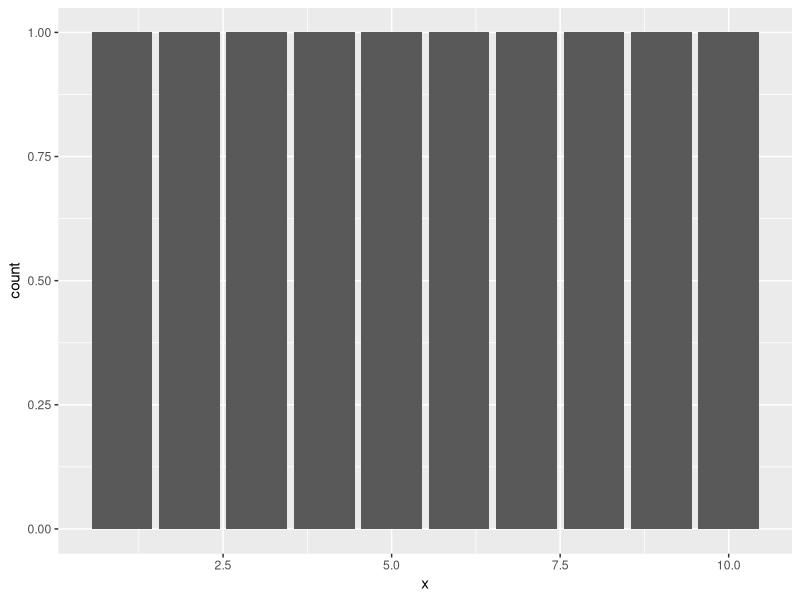
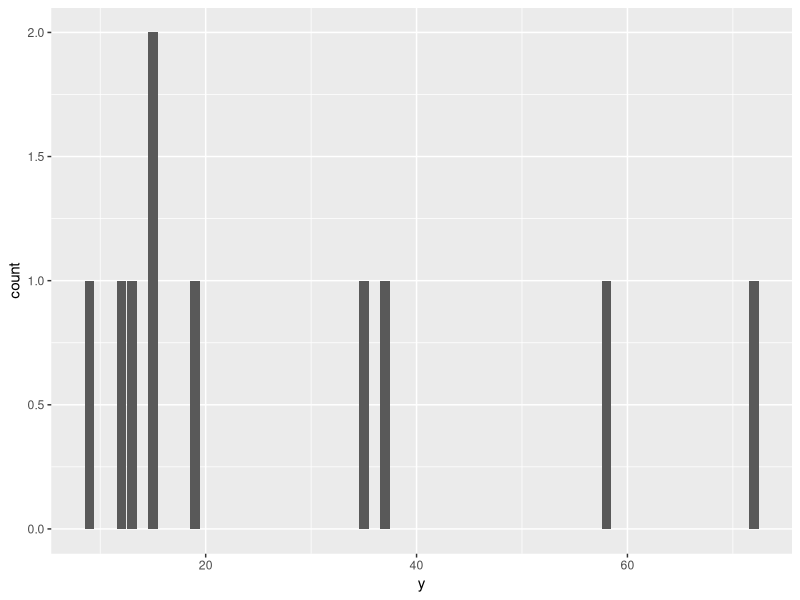
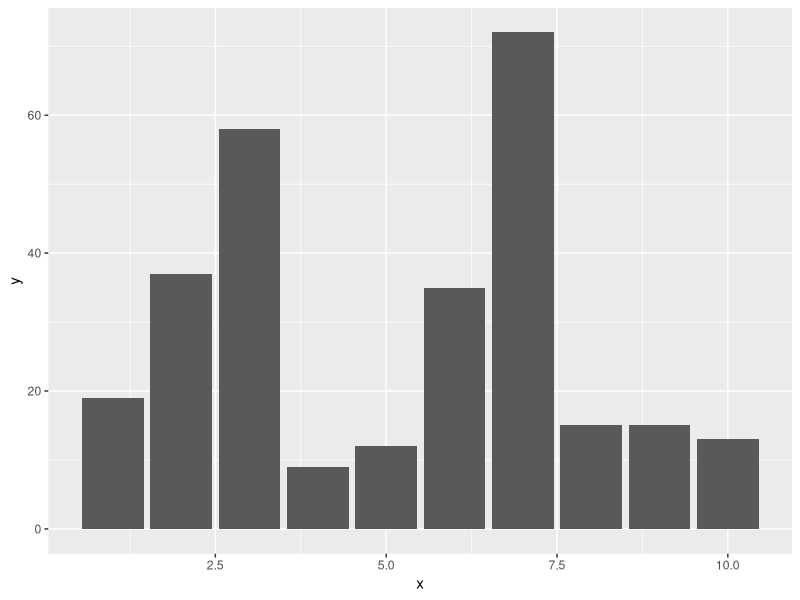
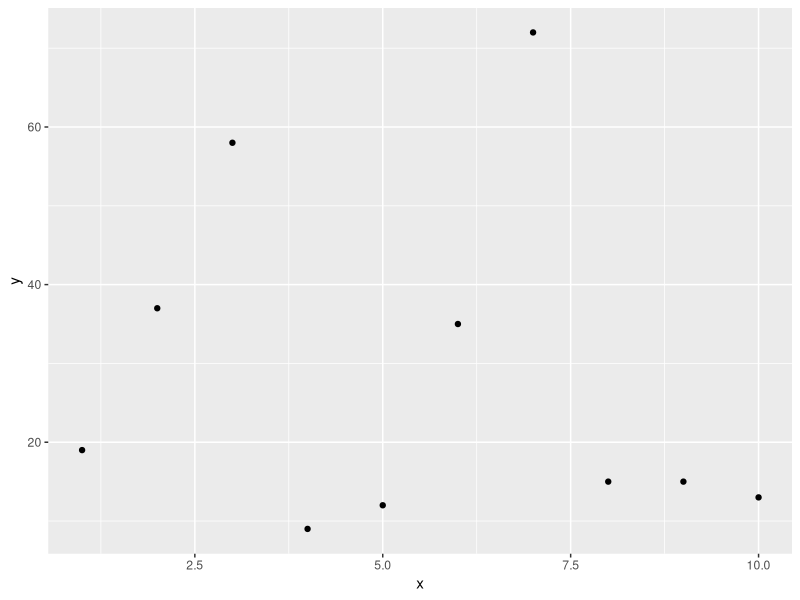

Recreate these plots in R, in order.
## ---- chunk 1
#| Label: Preparing
#| warning: false


library(tidyverse)
library(ggplot2)

b <- c(1, 2, 3, 4, 5, 6, 7, 8, 9, 10) %>% tibble()
c <- c(19, 37, 58, 9, 12, 35, 72, 15, 15, 13) %>% tibble()

ds0 <- 
  bind_cols(b, c) %>%  # Use bind_cols instead of cbind
  setNames(c("x", "y"))  # Rename columns

ds0 %>% 
  tibble() %>% 
  glimpse()



## ---- chunk 2
#| Label: Explanation 1
#| code-summary: How we use geom_bar
#| results: markup

ds_x <- 
  ds0 %>% 
  select(x)

ds_x %>% 
  ggplot(aes(x = x)) + 
  geom_bar()

ds_x %>% 
  group_by(x) %>% 
  summarise(
    count = n()
  ) %>% 
  ungroup() %>% 
  print(n = Inf)# We can see that in every row in "x" we have only 1 value
## ---- chunk 3
ds_y <- 
  ds0 %>% 
  select(y)

ds_y %>% 
  ggplot(aes(x = y)) + 
  geom_bar()

ds_y %>% 
  group_by(y) %>% 
  summarise(
    count = n()
  ) %>% 
  ungroup() 



## ---- chunk 4
#| Label: Explanation 
#| code-summary: Explanation
ds_y %>% 
  group_by(y) %>% 
  summarise(
    count = n()
  ) %>% 
  ungroup() %>% 
  filter(count > 1) # We can see that the bar higher where the count of values is 2
## ---- chunk 5
#| Label: Explanation 2
#| warning: false
g1 <- 
ds0 %>% 
  ggplot(aes(x = x, y = y))+
  geom_col() # We can see that graph display relation between two arguments: x and y. 

g2 <- 
ds0 %>% 
  ggplot(aes(x = x, y = y)) +
  geom_point() # We can see that graph display relation between two arguments: x and y

g1 
g2 
